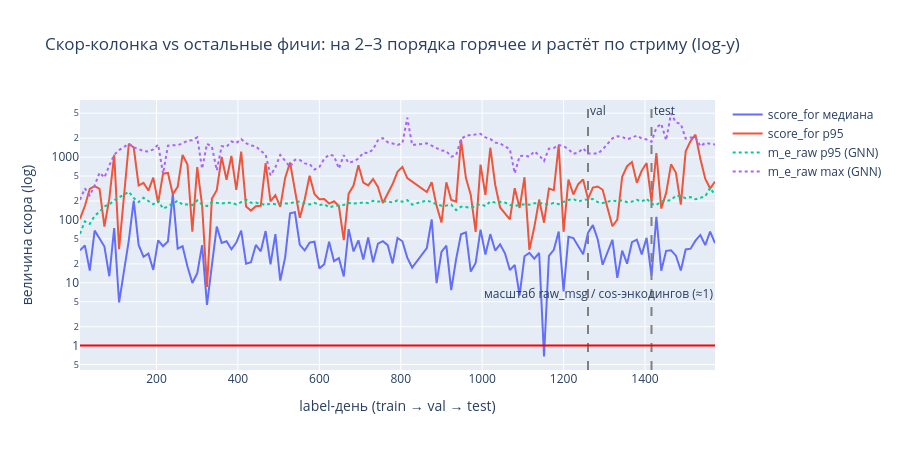

Notebook code cell kept with this figure:
### Code cell
# Траектория масштаба скор-колонки по дням стрима (оба канала), log-y
pdf = df.to_pandas()
fig = go.Figure()
for col, nm, dash in [("sc_med", "score_for медиана", "solid"), ("sc_p95", "score_for p95", "solid"),
                      ("mer_p95", "m_e_raw p95 (GNN)", "dot"), ("mer_max", "m_e_raw max (GNN)", "dot")]:
    fig.add_scatter(x=pdf["day"], y=pdf[col].clip(lower=1e-2), mode="lines", name=nm, line=dict(dash=dash))
for s, x0 in pdf.groupby("split")["day"].min().items():
    if s != "train": fig.add_vline(x=x0, line_dash="dash", line_color="gray", annotation_text=s)
fig.add_hline(y=1.0, line_color="red", annotation_text="масштаб raw_msg / cos-энкодингов (≈1)", annotation_position="bottom right")
fig.update_layout(title="Скор-колонка vs остальные фичи: на 2–3 порядка горячее и растёт по стриму (log-y)",
                  xaxis_title="label-день (train → val → test)", yaxis_title="величина скора (log)",
                  yaxis_type="log", height=450)
fig.show()
